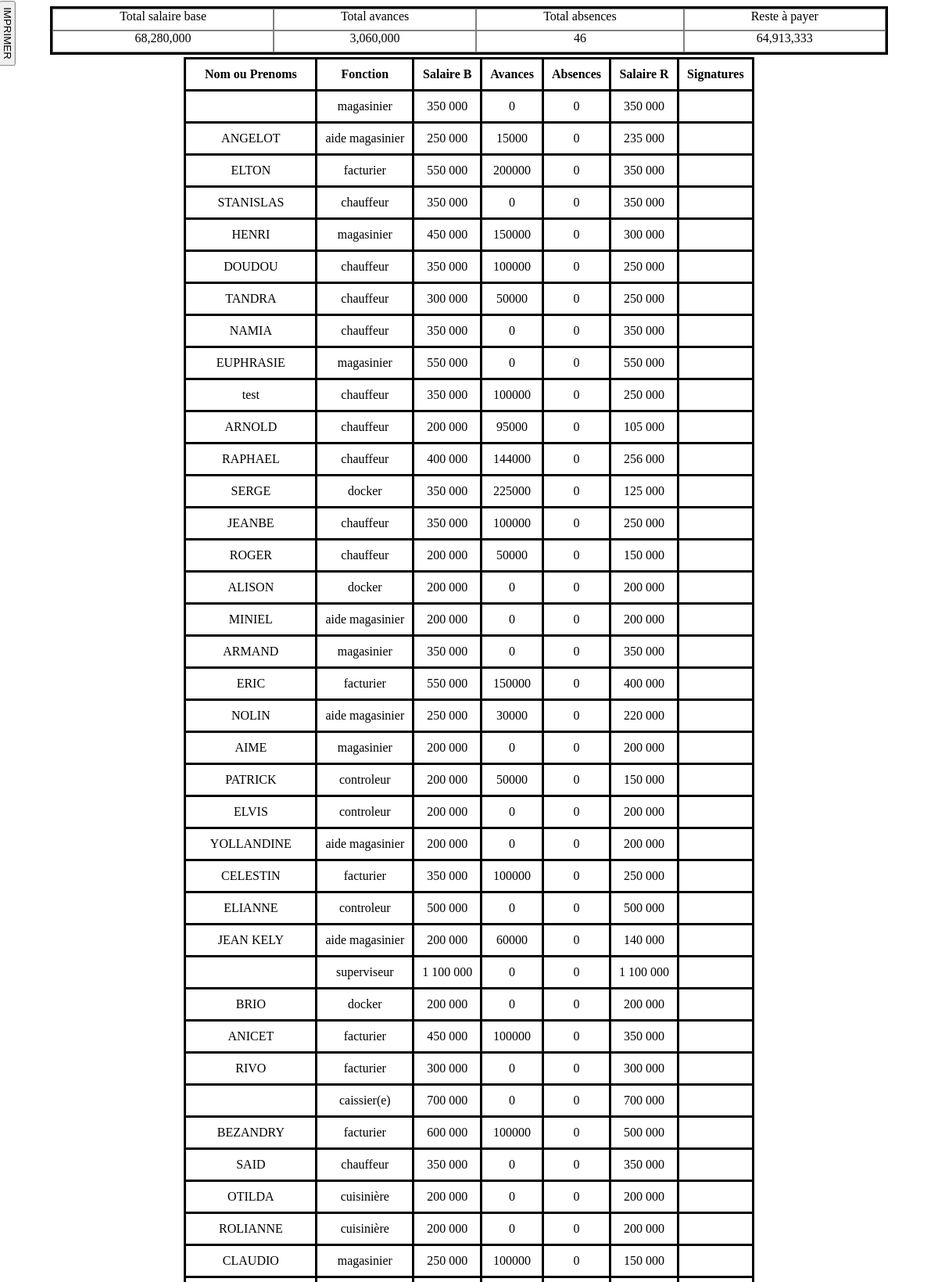
/php/pages/impressionSalaire.php (upper part), run on the app's committed database.
### tables this page shows
CREATE TABLE `salaires` (
  `sa_id` int(11) NOT NULL AUTO_INCREMENT,
  `id_worker` int(11) NOT NULL,
  `salaire_reel` int(11) NOT NULL,
  `date_s` varchar(50) NOT NULL,
  `nbr_absence` int(11) NOT NULL,
  `avances` int(11) NOT NULL,
  `salaire_base` int(11) NOT NULL,
  PRIMARY KEY (`sa_id`)
);

CREATE TABLE `fonctions` (
  `id` int(11) NOT NULL AUTO_INCREMENT,
  `name_fonction` varchar(50) NOT NULL,
  PRIMARY KEY (`id`)
);

CREATE TABLE `workers` (
  `w_id` int(11) NOT NULL AUTO_INCREMENT,
  `name` varchar(100) NOT NULL,
  `firstname` varchar(100) NOT NULL,
  `id_fonction` varchar(100) NOT NULL,
  `cin` varchar(255) NOT NULL,
  `adresse` varchar(100) NOT NULL,
  `origine` varchar(100) NOT NULL,
  `responsable` varchar(100) NOT NULL,
  `contact` varchar(100) NOT NULL,
  `image` varchar(255) NOT NULL,
  `id_depart` int(255) NOT NULL,
  `date_entree` varchar(100) NOT NULL,
  `sexe` varchar(50) NOT NULL,
  `date_ajout` varchar(50) NOT NULL,
  `salaire_base` int(11) NOT NULL,
  PRIMARY KEY (`w_id`)
);

### php/class/Workers.php (called while the page is built, shortened)
<?php
class Workers
{
    private $host = '127.0.0.1';
    private $db = 'tavaratra';
    private $user = 'root';
    private $pdo = null;
    public function connect()
    {
        return new PDO('mysql:host=' . $this->host . ';dbname=' . $this->db . ';', $this->user, '');
    }
    public function getPdo()
    {
        if ($this->pdo == null) {
            $this->pdo = $this->connect();
        }
        return $this->pdo;
    }
      public function sommeOfAllSalaryImpression()
      {
          $date = $this->impressionDate();
          $query = $this->getPdo()
          ->prepare("SELECT * FROM salaires WHERE date_s LIKE '{$date}%'");
          $query->execute();
          $data = $query->fetchAll();
          $salaire_total = 0;
          foreach($data as $salaire){
              $salaire_total += $salaire['salaire_reel'];
          }
          return $salaire_total;
      }
      public function sumOfAllAvancesImpression()
      {
          $date = $this->impressionDate();
          $query = $this->getPdo()
          ->prepare("SELECT * FROM salaires WHERE date_s LIKE '{$date}%'");
          $query->execute();
          $data = $query->fetchAll();
          $avance_total = 0;
          foreach($data as $salaire){
              $avance_total += $salaire['avances'];
          }
          return $avance_total;
      }
      public function sommeOfAllSalaryBaseImpression()
      {
         $date = $this->impressionDate();
         $query = $this->getPdo()
         ->prepare("SELECT * FROM salaires WHERE date_s LIKE '{$date}%'");
         $query->execute();
         $data = $query->fetchAll();
         $salaire_total = 0;
         foreach($data as $salaire){
             $salaire_total += $salaire['salaire_base'];
         }
         return $salaire_total;
      }
      public function getAllWorkersSalaryImpression()
      {
          $date = $this->impressionDate();
          $query = $this->getPdo()
          ->prepare("SELECT * FROM salaires JOIN workers ON workers.w_id = salaires.id_worker JOIN fonctions ON fonctions.id = workers.id_fonction WHERE date_s LIKE '{$date}%'");
          $query->execute();
          return $query->fetchAll();
      }
	public function nbrSabs(){
	$daty = $this->impressionDate();
	$query = $this->getPdo()->prepare("SELECT * FROM salaires WHERE date_s LIKE '{$daty}%'");
	$query->execute();
	$data = $query->fetchAll();
	$abs=0;
	foreach($data as $nbr){
		$abs+=$nbr['nbr_absence'];
	}
	return $abs;
	}
}

### php/pages/impressionSalaire.php (the view, shortened to what this page needs)
<?php
require '../class/Workers.php';
$salaire = new Workers();
?>
<!DOCTYPE html>
<html lang="en">
<head>
</head>
<body>
    <div class="container">
        <div class="total-container">
            <div>
                <div>Total salaire base</div>
                <div><?=number_format($salaire->sommeOfAllSalaryBaseImpression())  ?></div>
            </div>
            <div>
                <div>Total avances</div>
                <div><?=number_format($salaire->sumOfAllAvancesImpression() ) ?></div>
            </div>
            <div>
            <div>Total absences</div>
                <div><?= $salaire->nbrSabs() ?></div>
            </div>
            <div>
            <div>Reste à payer</div>
                <div><?=number_format($salaire->sommeOfAllSalaryImpression())  ?></div>
            </div>
        </div>
        <table>
            <thead>
                <th>Nom ou Prenoms</th>
                <th>Fonction</th>
                <th>Salaire B</th>
                <th>Avances</th>
                <th>Absences</th>
                <th>Salaire R</th>
                <th>Signatures</th>
            </thead>
            <tbody>
                <?php foreach($salaire->getAllWorkersSalaryImpression() as $sal):?>
                    <tr>
                        <td><?php if(empty($sal['firstname'])){echo $sal['name'];}else{echo $sal['firstname'];}?></td>
                        <td><?=$sal['name_fonction']?></td>
                        <td><?=number_format($sal['salaire_base'],0,'',' ')?></</td>
                        <td><?=number_format( $sal['avances'],0,'','')?></</td>
                        <td><?= $sal['nbr_absence']?></</td>
                        <td><?=number_format($sal['salaire_reel'],0,'',' ')?></</td>
                        <td></td>
                    </tr>
                    <?php endforeach ?>
            </tbody>
        </table>
    </div>
    <button>IMPRIMER</button>
</body>
</html>

### php/pages/impressionSalaire.php (style rules this page uses)
.container { width: 90%; margin: auto; display: flex; flex-direction: column; align-items: center; }
table { border: solid; border-collapse: collapse; }
th, td { border: solid; padding: 10px; }
.total-container { width: 100%; height: 7vh; border: solid; margin-bottom: 3px; display: grid; grid-template-columns: auto auto auto auto; }
td { text-align:center; }
.total-container > div { display: grid; grid-template-rows: auto auto; }
.total-container > div >div { border: solid grey .5px; text-align: center; }
button { position:absolute; top:2rem; left:-2rem; transform:rotate(90deg); }

### data on the page
salaires: fonctions.name_fonction "magasinier", id_worker.salaire_base "350 000", avances "0", nbr_absence "0", salaire_reel "350 000"
salaires: id_worker.name "ANGELOT", fonctions.name_fonction "aide magasinier", id_worker.salaire_base "250 000", avances "15000", nbr_absence "0", salaire_reel "235 000"
salaires: id_worker.name "ELTON", fonctions.name_fonction "facturier", id_worker.salaire_base "550 000", avances "200000", nbr_absence "0", salaire_reel "350 000"
salaires: id_worker.name "STANISLAS", fonctions.name_fonction "chauffeur", id_worker.salaire_base "350 000", avances "0", nbr_absence "0", salaire_reel "350 000"
salaires: id_worker.name "HENRI", fonctions.name_fonction "magasinier", id_worker.salaire_base "450 000", avances "150000", nbr_absence "0", salaire_reel "300 000"
salaires: id_worker.name "DOUDOU", fonctions.name_fonction "chauffeur", id_worker.salaire_base "350 000", avances "100000", nbr_absence "0", salaire_reel "250 000"
salaires: id_worker.name "TANDRA", fonctions.name_fonction "chauffeur", id_worker.salaire_base "300 000", avances "50000", nbr_absence "0", salaire_reel "250 000"
salaires: id_worker.name "NAMIA", fonctions.name_fonction "chauffeur", id_worker.salaire_base "350 000", avances "0", nbr_absence "0", salaire_reel "350 000"
salaires: id_worker.name "EUPHRASIE", fonctions.name_fonction "magasinier", id_worker.salaire_base "550 000", avances "0", nbr_absence "0", salaire_reel "550 000"
salaires: id_worker.firstname "test", fonctions.name_fonction "chauffeur", id_worker.salaire_base "350 000", avances "100000", nbr_absence "0", salaire_reel "250 000"
salaires: id_worker.name "ARNOLD", fonctions.name_fonction "chauffeur", id_worker.salaire_base "200 000", avances "95000", nbr_absence "0", salaire_reel "105 000"
salaires: id_worker.firstname "RAPHAEL", fonctions.name_fonction "chauffeur", id_worker.salaire_base "400 000", avances "144000", nbr_absence "0", salaire_reel "256 000"
salaires: id_worker.name "SERGE", fonctions.name_fonction "docker", id_worker.salaire_base "350 000", avances "225000", nbr_absence "0", salaire_reel "125 000"
salaires: id_worker.name "JEANBE", fonctions.name_fonction "chauffeur", id_worker.salaire_base "350 000", avances "100000", nbr_absence "0", salaire_reel "250 000"
salaires: id_worker.name "ROGER", fonctions.name_fonction "chauffeur", id_worker.salaire_base "200 000", avances "50000", nbr_absence "0", salaire_reel "150 000"
salaires: id_worker.name "ALISON", fonctions.name_fonction "docker", id_worker.salaire_base "200 000", avances "0", nbr_absence "0", salaire_reel "200 000"
salaires: id_worker.name "MINIEL", fonctions.name_fonction "aide magasinier", id_worker.salaire_base "200 000", avances "0", nbr_absence "0", salaire_reel "200 000"
salaires: id_worker.name "ARMAND", fonctions.name_fonction "magasinier", id_worker.salaire_base "350 000", avances "0", nbr_absence "0", salaire_reel "350 000"
salaires: id_worker.name "ERIC", fonctions.name_fonction "facturier", id_worker.salaire_base "550 000", avances "150000", nbr_absence "0", salaire_reel "400 000"
salaires: id_worker.name "NOLIN", fonctions.name_fonction "aide magasinier", id_worker.salaire_base "250 000", avances "30000", nbr_absence "0", salaire_reel "220 000"
salaires: id_worker.name "AIME", fonctions.name_fonction "magasinier", id_worker.salaire_base "200 000", avances "0", nbr_absence "0", salaire_reel "200 000"
salaires: id_worker.name "PATRICK", fonctions.name_fonction "controleur", id_worker.salaire_base "200 000", avances "50000", nbr_absence "0", salaire_reel "150 000"
salaires: id_worker.name "ELVIS", fonctions.name_fonction "controleur", id_worker.salaire_base "200 000", avances "0", nbr_absence "0", salaire_reel "200 000"
salaires: id_worker.name "YOLLANDINE", fonctions.name_fonction "aide magasinier", id_worker.salaire_base "200 000", avances "0", nbr_absence "0", salaire_reel "200 000"
salaires: id_worker.name "CELESTIN", fonctions.name_fonction "facturier", id_worker.salaire_base "350 000", avances "100000", nbr_absence "0", salaire_reel "250 000"
salaires: id_worker.name "ELIANNE", fonctions.name_fonction "controleur", id_worker.salaire_base "500 000", avances "0", nbr_absence "0", salaire_reel "500 000"
salaires: id_worker.name "JEAN KELY", fonctions.name_fonction "aide magasinier", id_worker.salaire_base "200 000", avances "60000", nbr_absence "0", salaire_reel "140 000"
salaires: fonctions.name_fonction "superviseur", id_worker.salaire_base "1 100 000", avances "0", nbr_absence "0", salaire_reel "1 100 000"
salaires: id_worker.name "BRIO", fonctions.name_fonction "docker", id_worker.salaire_base "200 000", avances "0", nbr_absence "0", salaire_reel "200 000"
salaires: id_worker.name "ANICET", fonctions.name_fonction "facturier", id_worker.salaire_base "450 000", avances "100000", nbr_absence "0", salaire_reel "350 000"
salaires: id_worker.name "RIVO", fonctions.name_fonction "facturier", id_worker.salaire_base "300 000", avances "0", nbr_absence "0", salaire_reel "300 000"
salaires: fonctions.name_fonction "caissier(e)", id_worker.salaire_base "700 000", avances "0", nbr_absence "0", salaire_reel "700 000"
salaires: id_worker.name "BEZANDRY", fonctions.name_fonction "facturier", id_worker.salaire_base "600 000", avances "100000", nbr_absence "0", salaire_reel "500 000"
salaires: id_worker.name "SAID", fonctions.name_fonction "chauffeur", id_worker.salaire_base "350 000", avances "0", nbr_absence "0", salaire_reel "350 000"
salaires: id_worker.name "OTILDA", fonctions.name_fonction "cuisinière", id_worker.salaire_base "200 000", avances "0", nbr_absence "0", salaire_reel "200 000"
salaires: id_worker.name "ROLIANNE", fonctions.name_fonction "cuisinière", id_worker.salaire_base "200 000", avances "0", nbr_absence "0", salaire_reel "200 000"
salaires: id_worker.name "CLAUDIO", fonctions.name_fonction "magasinier", id_worker.salaire_base "250 000", avances "100000", nbr_absence "0", salaire_reel "150 000"

### other printed values
$salaire->sommeOfAllSalaryBaseImpression() "68,280,000"
$salaire->sumOfAllAvancesImpression() "3,060,000"
$salaire->nbrSabs() "46"
$salaire->sommeOfAllSalaryImpression() "64,913,333"
